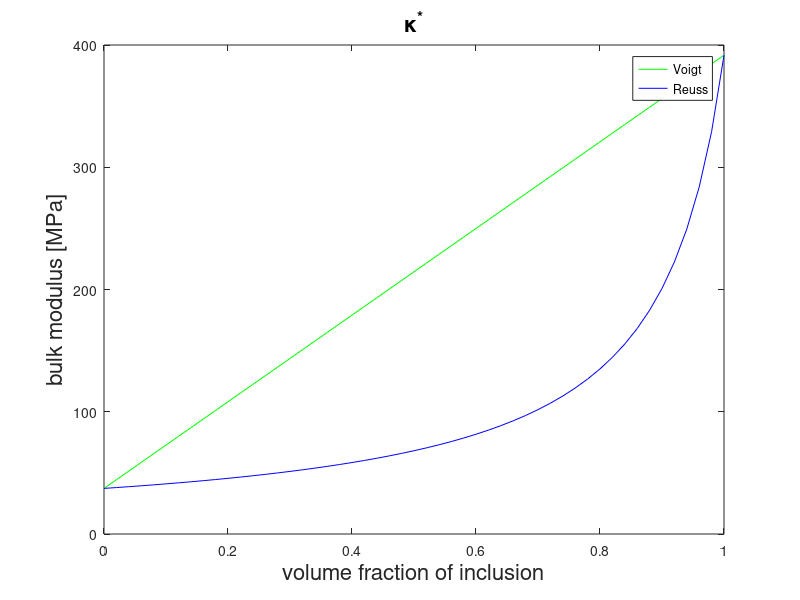
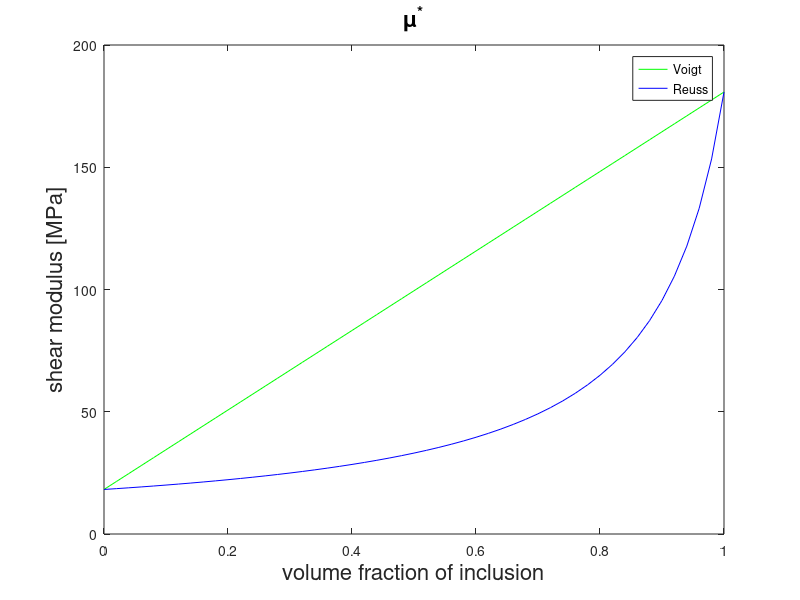

The MATLAB source for these figures, in order: (Note: this script raises an error after producing the figures.)
%%%%%%%%%%%%%%%%%%%%%%%%%% Purpose%%%%%%%%%%%%%%%%%%%%%%%%%%%%%%%%
% this file shows you how to compute the theoretical solutions for 
% all the analytical methods and provides graphical illustrations
%%%%%%%%%%%%%%%%%%%%%%%%%%%%%%%%%%%%%%%%%%%%%%%%%%%%%%%%%%%%%%%%%%
% close all
clc

% material properties
Ee_m  = 47;
Ee_i  = 470;
nuu_m = 0.29;
nuu_i = 0.3;

kappa_m =    (Ee_m)/(3*(1-2*(nuu_m)));
mu_m    =    (Ee_m)/(2*(1+(nuu_m)));
kappa_i =    (Ee_i)/(3*(1-2*(nuu_i)));
mu_i    =    (Ee_i)/(2*(1+(nuu_i)));

% volume fraction of inclusion
ci = 0:0.02:1;

% Voigt bound
kappa_Voigt  = ci * kappa_i  + ( 1 - ci) * kappa_m;
mu_Voigt     = ci * mu_i + ( 1 - ci) * mu_m;

% Reuss bound
kappa_Reuss  = ci/kappa_i  + ( 1 - ci)/kappa_m;
kappa_Reuss  = 1./kappa_Reuss;

mu_Reuss     = ci/mu_i + ( 1 - ci)/mu_m;
mu_Reuss     = 1./mu_Reuss;

% plot Voigt- and Reuss bound
h_kappa = figure;
h1_kappa_V = plot(ci, kappa_Voigt, 'g');
hold on
h1_kappa_R = plot(ci, kappa_Reuss, 'b');
hold off
title('\kappa^*', 'Fontsize', 16)
xlabel('volume fraction of inclusion', 'Fontsize', 16)
ylabel('bulk modulus [MPa]', 'Fontsize', 16)
legend('Voigt','Reuss');

h_mu = figure;
h1_mu_V = plot(ci, mu_Voigt, 'g');
hold on
h1_mu_R = plot(ci, mu_Reuss, 'b');
hold off
title('\mu^*', 'Fontsize', 16)
xlabel('volume fraction of inclusion', 'Fontsize', 16)
ylabel('shear modulus [MPa]', 'Fontsize', 16)
legend('Voigt','Reuss');

% Dilute-Distribution Method
if 1
    kappa_DD = zeros( length( ci), 1);
    mu_DD    = zeros( length( ci), 1);
    for i = 1:length(ci)
        [ kappa_DD(i), mu_DD(i)] = dilute_analy( ci(i), kappa_m, mu_m, kappa_i, mu_i, ...
            'iso');
    end

    % plot
    set( 0, 'currentfigure', h_kappa);
    hold on;
    h1_kappa_DD = plot( ci, kappa_DD, 'o-r');
    legend( 'Voigt', 'Reuss', 'Dilute Distribution');
    hold off;

    set( 0, 'currentfigure', h_mu);
    hold on;
    h1_mu_DD = plot( ci, mu_DD, 'o-r');
    legend( 'Voigt', 'Reuss', 'Dilute Distribution', 'Location', 'NorthWest');
    hold off;
end

 % Mori-Tanaka Approach
if 1
    kappa_MT = zeros( length( ci), 1);
    mu_MT    = zeros( length( ci), 1);
    for i = 1:length(ci)
        [ kappa_MT(i), mu_MT(i)] = mtanaka_analy( ci(i), kappa_m, mu_m, kappa_i, mu_i, ...
            'iso');
    end

    % plot
    set( 0, 'currentfigure', h_kappa);
    hold on;
    h1_kappa_MT = plot( ci, kappa_MT, '.-r');
    legend( 'Voigt', 'Reuss', 'Dilute Distribution', 'Mori-Tanaka', 'Location', 'NorthWest');
    hold off;

    set( 0, 'currentfigure', h_mu);
    hold on;
    h1_mu_MT = plot( ci, mu_MT, '.-r');
    legend( 'Voigt', 'Reuss', 'Dilute Distribution', 'Mori-Tanaka', 'Location', 'NorthWest');
    hold off;
end

% Self-Consistent Method
if 1
    kappa_SK = zeros( length( ci), 1);
    mu_SK    = zeros( length( ci), 1);

    for i = 1:length(ci)
        [ kappa_SK(i), mu_SK(i)] = sc_analy( ci(i), kappa_m, mu_m, kappa_i, mu_i, ...
            'iso');
    end

    % plot
    set( 0, 'currentfigure', h_kappa);
    hold on;
    h1_kappa_SK = plot( ci, kappa_SK, 'x-m');
    legend( 'Voigt', 'Reuss', 'DD', 'MT', 'SC', 'Location', 'NorthWest');
    hold off;

    set( 0, 'currentfigure', h_mu);
    hold on;
    h1_mu_SK = plot( ci, mu_SK, 'x-m');
    legend( 'Voigt', 'Reuss', 'DD', 'MT', 'SC', 'Location', 'NorthWest');
    hold off;
end

% Differential Scheme
if 1
    kappa_DF = zeros( length( ci), 1);
    mu_DF    = zeros( length( ci), 1);

    % c_i = 0 and c_i = 1 can't be computed by the Matlab server
    kappa_DF(1) = kappa_m; kappa_DF(end) = kappa_i;
    mu_DF(1)    = mu_m;    mu_DF(end)    = mu_i;

    for i = 2:length(ci)-1
        [ kappa_DF(i), mu_DF(i)] = diff_analy( ci(i), kappa_m, mu_m, kappa_i, mu_i, ...
            'iso');
    end

    % plot
    set( 0, 'currentfigure', h_kappa);
    hold on;
    h1_kappa_DF = plot( ci, kappa_DF, '.-y');
    legend( 'Voigt', 'Reuss', 'DD', 'MT', 'SC', 'DS', 'Location', 'NorthWest');
    hold off;

    set( 0, 'currentfigure', h_mu);
    hold on;
    h1_mu_DF = plot( ci, mu_DF, '.-y');
    legend( 'Voigt', 'Reuss', 'DD', 'MT', 'SC', 'DS', 'Location', 'NorthWest');
    hold off;
end


% Hashin-Shtrikman Bounds
if 0
    kappa_HS1  = ( 1/(kappa_i-kappa_m) + 3*(1-ci)/(3*kappa_m+4*mu_m) );
    kappa_HS1  = kappa_m + ci*1./(kappa_HS1);
    
    kappa_HS2  = ( 1/(kappa_m-kappa_i) + 3*ci/(3*kappa_i+4*mu_i) );
    kappa_HS2  = kappa_i + (1-ci)*1./(kappa_HS2);
    
    mu_HS1 = ( 1/(mu_i-mu_m) + 6*(1-ci)*(kappa_m+2*mu_m)/(5*mu_m*(3*kappa_m+4*mu_m)) );
    mu_HS1 = mu_m + ci*1./(mu_HS1);
    
    mu_HS2 = ( 1/(mu_m-mu_i) + 6*ci*(kappa_i+2*mu_i)/(5*mu_i*(3*kappa_i+4*mu_i)) );
    mu_HS2 = mu_i + (1-ci)*1./(mu_HS2);

    % plot
    set( 0, 'currentfigure', h_kappa); 
    hold on
    h1_kappa_HS1 = plot(ci, kappa_HS1, '--k');         
    h1_kappa_HS2 = plot(ci, kappa_HS2, ':k');
    hold off
    legend( 'Voigt', 'Reuss', 'DD', 'MT', 'SC', 'DS', 'HS-', 'HS+', 'Location', 'NorthWest');

    set( 0, 'currentfigure', h_mu); 
    hold on
    h1_mu_HS1 = plot(ci, mu_HS1, '--k');
    h1_mu_HS2 = plot(ci, mu_HS2, ':k');
    hold off
    legend( 'Voigt', 'Reuss', 'DD', 'MT', 'SC', 'DS', 'HS-', 'HS+', 'Location', 'NorthWest');

end


